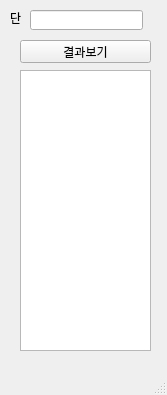
<?xml version="1.0" encoding="UTF-8"?>
<ui version="4.0">
 <class>MainWindow</class>
 <widget class="QMainWindow" name="MainWindow">
  <property name="geometry">
   <rect>
    <x>0</x>
    <y>0</y>
    <width>167</width>
    <height>395</height>
   </rect>
  </property>
  <property name="windowTitle">
   <string>MainWindow</string>
  </property>
  <widget class="QWidget" name="centralwidget">
   <widget class="QPushButton" name="pb">
    <property name="geometry">
     <rect>
      <x>20</x>
      <y>40</y>
      <width>131</width>
      <height>23</height>
     </rect>
    </property>
    <property name="text">
     <string>결과보기</string>
    </property>
   </widget>
   <widget class="QLabel" name="lbl">
    <property name="geometry">
     <rect>
      <x>10</x>
      <y>10</y>
      <width>31</width>
      <height>16</height>
     </rect>
    </property>
    <property name="text">
     <string>단</string>
    </property>
   </widget>
   <widget class="QLineEdit" name="le">
    <property name="geometry">
     <rect>
      <x>30</x>
      <y>10</y>
      <width>113</width>
      <height>20</height>
     </rect>
    </property>
   </widget>
   <widget class="QTextEdit" name="te">
    <property name="geometry">
     <rect>
      <x>20</x>
      <y>70</y>
      <width>131</width>
      <height>281</height>
     </rect>
    </property>
   </widget>
  </widget>
  <widget class="QMenuBar" name="menubar">
   <property name="geometry">
    <rect>
     <x>0</x>
     <y>0</y>
     <width>167</width>
     <height>21</height>
    </rect>
   </property>
  </widget>
  <widget class="QStatusBar" name="statusbar"/>
 </widget>
 <resources/>
 <connections/>
</ui>
